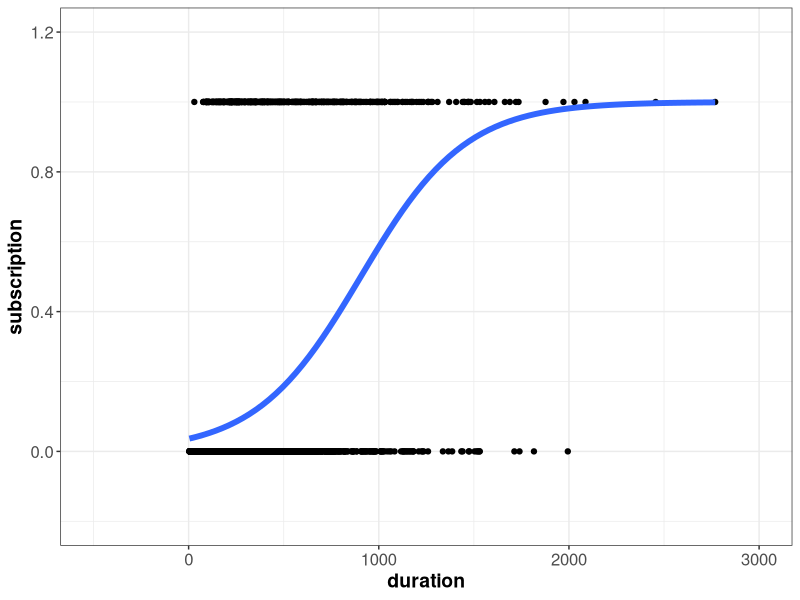

Generate this figure with R:
library(tidyverse)
library(ggplot2)
deposit <- read_csv("_build/data/marketing.csv")

depositLog <- glm(subscription ~ duration, data = deposit, family = "binomial")
summary(depositLog)

suppressWarnings(print(ggplot(deposit, aes(x=duration, y=subscription)) + geom_point()  +
  geom_smooth(method='glm', se=F, method.args = list(family=binomial), size=2) + theme_bw() +
  xlim(-500, 3000) + ylim(-0.2, 1.2) +
  theme(axis.text=element_text(size=12),
        axis.title=element_text(size=14,face="bold"))))

newData <- data.frame(duration = 2500)
predict(depositLog, newData, type = "response")

print(predict(depositLog, newData, type = "response"))

depositLogDummy <- glm(subscription ~ loan, data = deposit, family = "binomial")
summary(depositLogDummy)
